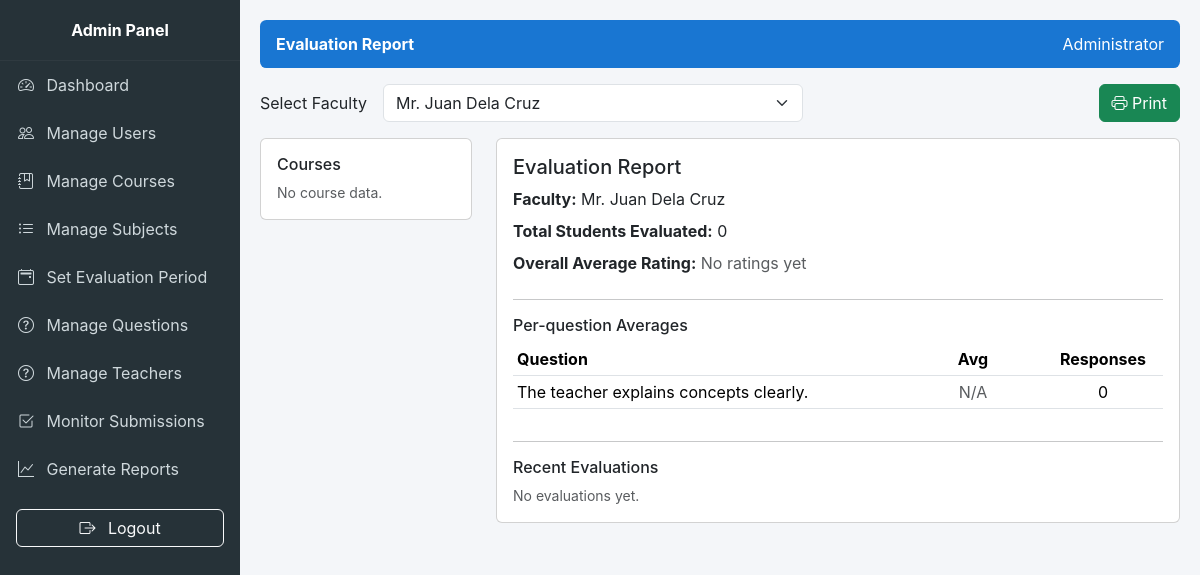
Screenshot of /evaluation_report.php?faculty_id=1 (signed in) with the database file from the repository.
### tables this page shows
CREATE TABLE IF NOT EXISTS teachers (
  id INT AUTO_INCREMENT PRIMARY KEY,
  name VARCHAR(150) NOT NULL,
  course VARCHAR(100),
  year VARCHAR(16),
  description TEXT,
  email VARCHAR(150),
  avatar VARCHAR(255) NULL,
  created_at DATETIME DEFAULT CURRENT_TIMESTAMP
);

CREATE TABLE IF NOT EXISTS evaluation_questions (
  id INT AUTO_INCREMENT PRIMARY KEY,
  group_title VARCHAR(150) DEFAULT 'General',
  question_text TEXT NOT NULL,
  ordering INT DEFAULT 0,
  created_at DATETIME DEFAULT CURRENT_TIMESTAMP
);

### evaluation_report.php (the view, shortened to what this page needs)
<?php
require_once 'functions.php';
try {
    $teachers = $conn->query('SELECT id, name FROM teachers ORDER BY name')->fetchAll(PDO::FETCH_ASSOC);
} catch (Exception $e) {
    $teachers = [];
}
try {
    $leftItems = $conn->query('SELECT DISTINCT IFNULL(course, "") AS course FROM students ORDER BY course')->fetchAll(PDO::FETCH_ASSOC);
} catch (Exception $e) {
    $leftItems = [];
}
$teacher_id = (int)($_GET['faculty_id'] ?? 0);
$report = null;
$questionStats = [];
$recentEvaluations = [];
$overallAvg = null;
if ($teacher_id > 0) {
    try {
        $tstmt = $conn->prepare('SELECT name FROM teachers WHERE id = :id LIMIT 1');
        $tstmt->execute([':id' => $teacher_id]);
        $tname = $tstmt->fetchColumn();
        $stmt = $conn->prepare('SELECT COUNT(DISTINCT e.student_id) as total FROM evaluations e WHERE e.teacher_id = :tid');
        $stmt->execute([':tid' => $teacher_id]);
        $total = (int)$stmt->fetchColumn();
        $avgStmt = $conn->prepare('
            SELECT AVG(a.rating) as avg_rating
            FROM evaluation_answers a
            JOIN evaluations e ON e.id = a.evaluation_id
            WHERE e.teacher_id = :tid
        ');
        $avgStmt->execute([':tid' => $teacher_id]);
        $overallAvg = $avgStmt->fetchColumn();
        $overallAvg = $overallAvg !== null ? round((float)$overallAvg, 2) : null;
        $qStmt = $conn->prepare('
            SELECT q.id, q.question_text, COALESCE(AVG(a.rating),0) AS avg_rating, COUNT(a.id) AS responses
            FROM evaluation_questions q
            LEFT JOIN evaluation_answers a ON a.question_id = q.id
            LEFT JOIN evaluations e ON e.id = a.evaluation_id AND e.teacher_id = :tid
            GROUP BY q.id
            ORDER BY COALESCE(q.ordering,0), q.id
        ');
        $qStmt->execute([':tid' => $teacher_id]);
        $questionStats = $qStmt->fetchAll(PDO::FETCH_ASSOC);
        $recentSql = '
            SELECT e.id AS eval_id, s.fullname AS student_name, s.school_id, e.submitted_at, e.comment
            FROM evaluations e
            JOIN students s ON s.id = e.student_id
            WHERE e.teacher_id = :tid
            ORDER BY e.submitted_at DESC
            LIMIT 50
        ';
        $rStmt = $conn->prepare($recentSql);
        $rStmt->execute([':tid' => $teacher_id]);
        $recentEvaluations = $rStmt->fetchAll(PDO::FETCH_ASSOC);
        $report = ['faculty' => $tname, 'total' => $total];
    } catch (Exception $e) {
        $_SESSION['flash'] = ['message' => 'Error generating report: ' . $e->getMessage(), 'success' => false];
    }
}
?>
<div class="row mb-3">
  <div class="col-12 d-flex align-items-center">
    <form method="get" class="d-flex align-items-center w-100">
      <label class="me-3 mb-0">Select Faculty</label>
      <select name="faculty_id" class="form-select me-3" style="max-width:420px" onchange="this.form.submit()">
        <?php foreach ($teachers as $t): ?>
          <option value="<?php echo (int)$t['id']; ?>" <?php if ($teacher_id === (int)$t['id']) echo 'selected'; ?>>
            <?php echo htmlspecialchars($t['name']); ?>
          </option>
        <?php endforeach; ?>
      </select>
      <div class="ms-auto">
        <?php if ($teacher_id): ?>
          <a class="btn btn-success" href="#" onclick="window.print(); return false;"><i class="bi bi-printer"></i> Print</a>
        <?php endif; ?>
      </div>
    </form>
  </div>
</div>
<div class="row">
  <div class="col-lg-3">
    <div class="card p-3">
      <h6>Courses</h6>
      <?php if (empty($leftItems)): ?>
        <div class="small text-muted">No course data.</div>
      <?php endif; ?>
    </div>
  </div>
  <div class="col-lg-9">
    <div class="card p-3">
      <h5>Evaluation Report</h5>
      <?php if (!$report): ?>
        <div class="alert alert-info">Select a faculty to view report.</div>
      <?php else: ?>
        <div class="mb-2"><strong>Faculty:</strong> <?php echo htmlspecialchars($report['faculty']); ?></div>
        <div class="mb-2"><strong>Total Students Evaluated:</strong> <?php echo (int)$report['total']; ?></div>
        <div class="mb-2"><strong>Overall Average Rating:</strong>
          <?php echo $overallAvg !== null ? htmlspecialchars(number_format($overallAvg,2)) . ' / 5' : '<span class="text-muted">No ratings yet</span>'; ?>
        </div>
        <hr>
        <h6>Per-question Averages</h6>
        <?php if (empty($questionStats)): ?>
            <div class="small text-muted">No questions or responses found.</div>
        <?php else: ?>
            <div class="table-responsive">
            <table class="table table-sm">
              <thead><tr><th>Question</th><th style="width:140px" class="text-center">Avg</th><th style="width:120px" class="text-center">Responses</th></tr></thead>
              <tbody>
                <?php foreach ($questionStats as $qs): ?>
                  <tr>
                    <td><?php echo htmlspecialchars($qs['question_text']); ?></td>
                    <td class="text-center"><?php echo $qs['responses'] ? number_format((float)$qs['avg_rating'],2) : '<span class="text-muted">N/A</span>'; ?></td>
                    <td class="text-center"><?php echo (int)$qs['responses']; ?></td>
                  </tr>
                <?php endforeach; ?>
              </tbody>
            </table>
            </div>
        <?php endif; ?>
        <hr>
        <h6>Recent Evaluations</h6>
        <?php if (empty($recentEvaluations)): ?>
          <div class="small text-muted">No evaluations yet.</div>
        <?php endif; ?>
      <?php endif; ?>
    </div>
  </div>
</div>
<?php
include 'admin_layout.php';

### admin_layout.php (style rules this page uses)
body { background:#f4f6f9; font-family: Inter, sans-serif; }

### rows the page displays
teachers: name "Mr. Juan Dela Cruz"
evaluation_questions: question_text "The teacher explains concepts clearly.", responses "0"

### other values shown
$page_title "Evaluation Report"
$fullnameInSession "Administrator"
$report['total'] "0"
form field faculty_id "Mr. Juan Dela Cruz"
